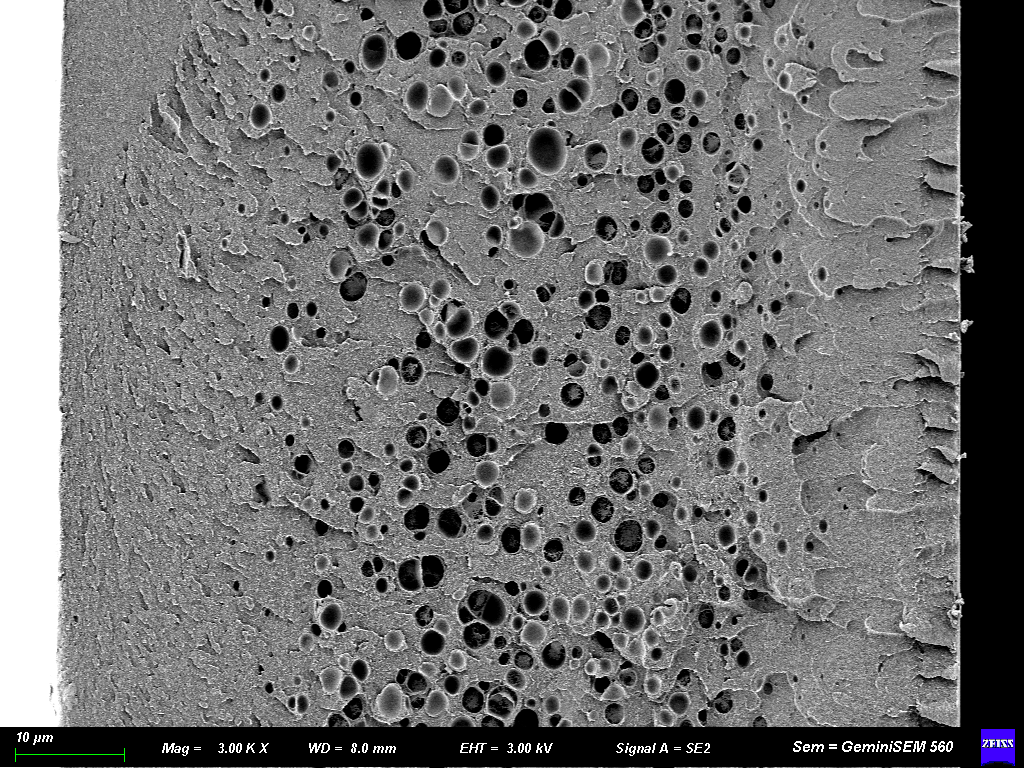
#> input picture data/sem/1 abajo/gcb8323.tif, 1024 x 768 px; its folder holds only this picture in this run
$ python -i telarana.py   (imports and definitions only)
#> lines starting #> are read from the running program, lines starting #| are printed output that depends on the picture; after the words box and inside, x2 and y2 are one past the last pixel; in counts of white or black regions, pixels touching at a corner belong together
### src/dosregimenes/feret.py
"""Distribución de tamaño de poro P(D) desde las SEM.  [Etapa 3]

Pipeline (probado en la fase de factibilidad, ver notas/log.md):
  1. tamaño de píxel exacto desde la metadata Zeiss (tag TIFF 34118), NO la barra quemada.
  2. recorte del banner inferior (~60 px) y de bordes casi constantes.
  3. segmentación de poros (oscuro): Otsu + filtro de tamaño.
  4. diámetro de Feret por poro (regionprops).

Validación (check 3.1): media de P(D) ≈ 1.6 µm (muestras 1–3), ≈ 0.1 µm (muestra 4),
dentro de ±10 % de los valores del informe.
Validación (check 3.2): px del tag vs. barra de escala medida, < 2 %.

Muestra 4: red bicontinua nanométrica -> "diámetro de poro" es una longitud característica
de la malla; se caracteriza aparte (ancho de ligamento / superficie específica).

TODO Etapa 3: conjunto de anotación manual (5 imágenes, 2 anotadores) para calibrar el
umbral y cuantificar el sesgo (Bland-Altman).
"""
from __future__ import annotations

import re
from pathlib import Path

import numpy as np
from PIL import Image

BANNER_PX = 60

# --- perillas libres de la segmentación -------------------------------------
# Estos cuatro valores NO salen de ninguna medición: se eligieron a ojo en la fase de
# factibilidad. El diámetro medido depende de ellos, así que hasta que el conjunto de
# anotación manual los calibre (Etapa 3), todo D que salga de acá es "D dado este umbral".
FACTOR_OTSU = 0.92        # multiplica el umbral de Otsu: <1 agranda los poros
CLIP_LIMIT = 0.02         # realce de contraste local (CLAHE)
SIGMA_SUAVIZADO = 1.0     # px, gaussiana previa al umbralado
D_MIN_UM_DEFECTO = 0.15   # µm, poros más chicos se descartan como ruido


def pixel_size_m(path: str | Path) -> float | None:
    """Tamaño de píxel en metros, del tag Zeiss 34118 (primer float)."""
    im = Image.open(path)
    raw = getattr(im, "tag_v2", {}).get(34118) or getattr(im, "tag_v2", {}).get(34119)
    if isinstance(raw, str):
        nums = re.findall(r"[-+]?\d\.\d{6}e[-+]\d{2}", raw)
        if nums:
            return float(nums[0])
    return None


def bloque_banner(a: np.ndarray) -> tuple[int, int]:
    """Filas [y0, y1) que ocupa el banner Zeiss: el bloque contiguo de filas oscuras al pie.

    Más preciso que restar BANNER_PX fijo: en estas imágenes el banner ocupa 41 px, no 60,
    y el recorte fijo tiraba 19 filas de imagen útil.

    Dos trampas, las dos encontradas a los golpes:
      - la ÚLTIMA fila del archivo es clara (borde), así que no sirve recorrer desde abajo
        parando en la primera fila no oscura: hay que buscar el bloque oscuro más largo;
      - y por lo mismo el bloque tiene que devolver también su FIN, porque si se recorta
        `a[y0:]` esa fila clara vuelve a entrar y arruina la medición de la barra.
    """
    h = a.shape[0]
    ini = max(0, h - 90)
    oscura = np.median(a[ini:], axis=1) < 0.25
    mejor, blk = (0, h - BANNER_PX, h), None
    for i, v in enumerate(oscura):
        if v and blk is None:
            blk = i
        elif not v and blk is not None:
            if i - blk > mejor[0]:
                mejor = (i - blk, ini + blk, ini + i)
            blk = None
    if blk is not None and len(oscura) - blk > mejor[0]:
        mejor = (len(oscura) - blk, ini + blk, h)
    return (mejor[1], mejor[2]) if mejor[0] > 10 else (h - BANNER_PX, h)


def detectar_banner(a: np.ndarray) -> int:
    """Fila donde empieza el banner Zeiss."""
    return bloque_banner(a)[0]


# [18 lines left out: function medir_barra_escala, not called in this run]


def cargar_gris(path: str | Path, recortar_banner: bool = True) -> np.ndarray:
    """Imagen en gris [0,1], sin el banner Zeiss ni bordes casi constantes."""
    a = np.asarray(Image.open(path).convert("L"), float) / 255.0
    if recortar_banner:
        a = a[: detectar_banner(a)]
    cs, rs = a.std(0), a.std(1)
    x0 = int(np.argmax(cs > 0.02))
    x1 = a.shape[1] - int(np.argmax(cs[::-1] > 0.02))
    y0 = int(np.argmax(rs > 0.02))
    y1 = a.shape[0] - int(np.argmax(rs[::-1] > 0.02))
    return a[y0:y1, x0:x1]


# [87 lines left out: functions segmentar_poros, feret_poros, PD_de_imagen, run_mas_largo, extension_lamina, espesor_total_um, not called in this run]

### src/dosregimenes/telarana.py
"""Índice de "telaraña": estructura fina dentro de los poros grandes.  [Etapa 6]

Control de estructura interna (plan, Etapa 6, tarea 4). Portado de la prueba de factibilidad
del eslabón A (sesión del 2026-09-10; el script original quedó fuera del repo), con dos
cambios que se declaran:
  - el banner se detecta (`feret.cargar_gris`) en vez de recortar 60 px fijos;
  - API de scikit-image 0.26 (`max_size = min_size − 1`, ver `feret.segmentar_poros`).

Métrica, por imagen: largo de esqueleto de crestas claras finas (filtro de Sato con
σ = 20, 35, 55 y 80 nm) dentro del interior erosionado de los poros de diámetro equivalente
≥ 0.5 µm, dividido por el área de ese interior  →  µm⁻¹.

NO está calibrada contra anotación manual. Es un índice relativo entre muestras, útil sólo
para ordenarlas. Valores de la prueba de factibilidad (media de 6 imágenes a 20000×):
m1 3.26, m2 3.98, m3 5.24 µm⁻¹.
"""
from __future__ import annotations

import numpy as np

from . import DATA
from . import feret

D_MIN_UM = 0.5
IMAGENES = {
    1: ["gcb8286", "gcb8289", "gcb8292", "gcb8325", "gcb8328", "gcb8331"],
    2: ["gcb8295", "gcb8298", "gcb8301", "gcb8334", "gcb8337", "gcb8340"],
    3: ["gcb8304", "gcb8307", "gcb8310", "gcb8343", "gcb8346", "gcb8349"],
}
FACTIBILIDAD = {1: 3.26, 2: 3.98, 3: 5.24}


# [5 lines left out: function ruta, not called in this run]


def densidad(path) -> float:
#> called with path = '../../data/sem/1 abajo/gcb8323.tif'
    from scipy.ndimage import binary_erosion
    from skimage import exposure, filters
    from skimage.measure import label, regionprops
    from skimage.morphology import disk, remove_small_holes, remove_small_objects, skeletonize

    px = feret.pixel_size_m(path)
#> in pixel_size_m, im is the input picture: PIL image 1024x768 P; mean R, G, B 112.7, 112.6, 112.9
#> in pixel_size_m, `nums = re.findall(r"[-+]?\d\.\d{6}e[-+]\d{2}", raw)`: nums = 24 items, first 6: '9.179691e-08', '3.000000e+03', '3.000000e+03', '2.300000e+00', '2.808300e-10', '7.971113e-03'
#> px = 9.18e-08
    px_nm, px_um = px * 1e9, px * 1e6
#> px_nm = 91.8; px_um = 0.0918
    g = exposure.equalize_adapthist(feret.cargar_gris(path), clip_limit=0.02)
#> the loop in bloque_banner, `for i, v in enumerate(oscura):` made 90 passes
#> (v, blk) on pass 50: (True, 49)
#> in cargar_gris, `a = a[: detectar_banner(a)]`:
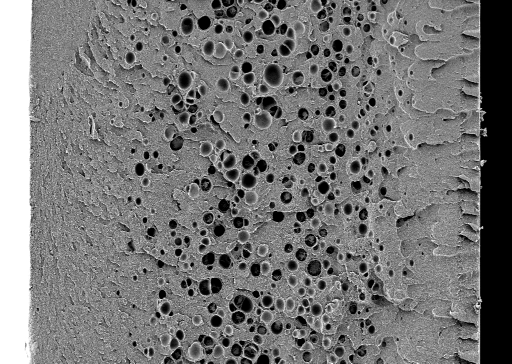
#> a: shape (727, 1024) float64 (shown at 1/2 size); min 0, max 1, mean 0.463
#> in cargar_gris, `cs, rs = a.std(0), a.std(1)`: cs = 1024 values, max 0.245 at index 493, min 0 at index 0, mean 0.155; rs = 727 values, max 0.265 at index 333, min 0.219 at index 78, mean 0.244
#> in cargar_gris, `x0 = int(np.argmax(cs > 0.02))`: x0 = 50
#> in cargar_gris, `x1 = a.shape[1] - int(np.argmax(cs[::-1] > 0.02))`: x1 = 975
#> in cargar_gris, `y0 = int(np.argmax(rs > 0.02))`: y0 = 0
#> in cargar_gris, `y1 = a.shape[0] - int(np.argmax(rs[::-1] > 0.02))`: y1 = 727
#> in cargar_gris, `return a[y0:y1, x0:x1]`:
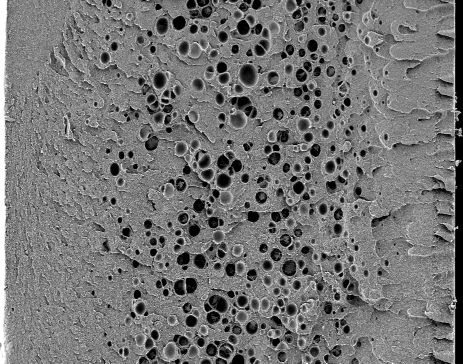
#> returned value: shape (727, 925) float64 (shown at 1/2 size); min 0, max 1, mean 0.458
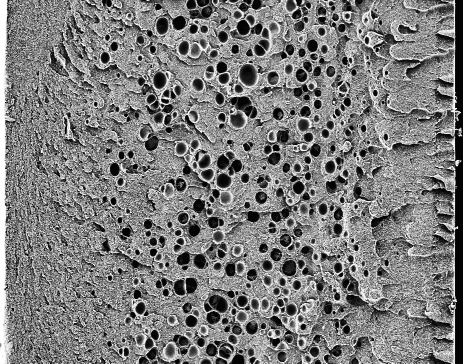
#> g: shape (727, 925) float64 (shown at 1/2 size); min 0, max 1, mean 0.492
    gs = filters.gaussian(g, 1.0)
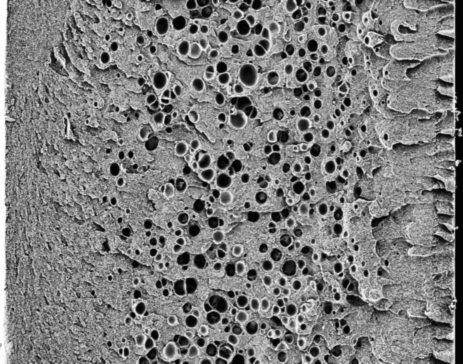
#> gs: shape (727, 925) float64 (shown at 1/2 size); min 0.00828, max 1, mean 0.492
    dark = gs < filters.threshold_otsu(gs) * 0.92
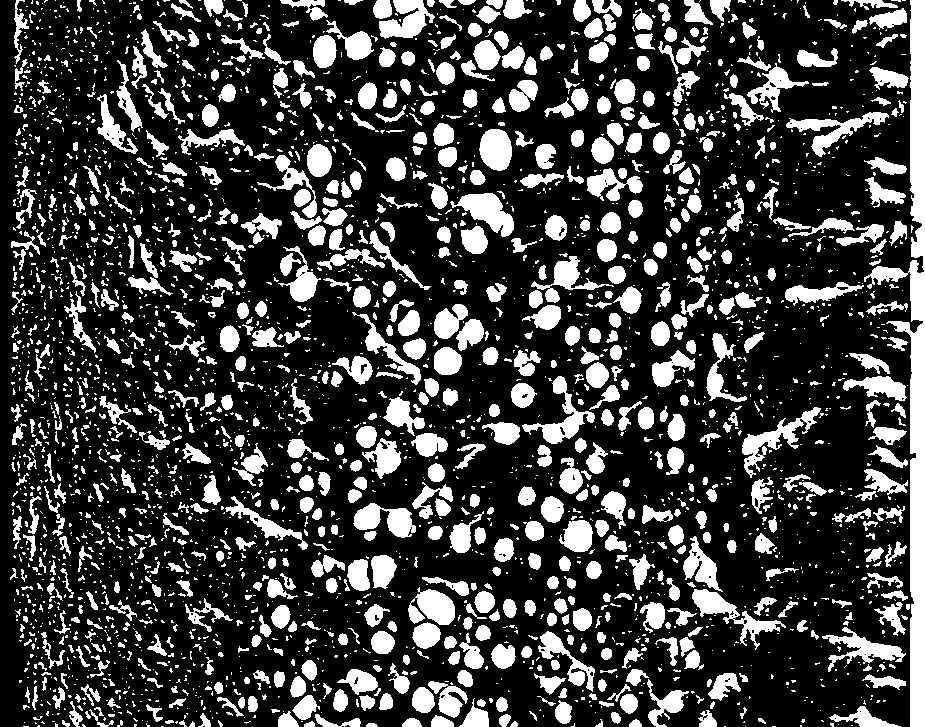
#> dark: shape (727, 925) bool; 24.9% white; 3395 white regions (2463 under 20 px), largest, box (x1, y1, x2, y2) and area: (864, 0, 925, 727) 10932, (742, 407, 821, 478) 1422, (692, 589, 786, 650) 1419
#> (the run stopped early here; a loop or call above may not have finished)

$ run again, on data/sem/1 abajo/gcb8324.tif
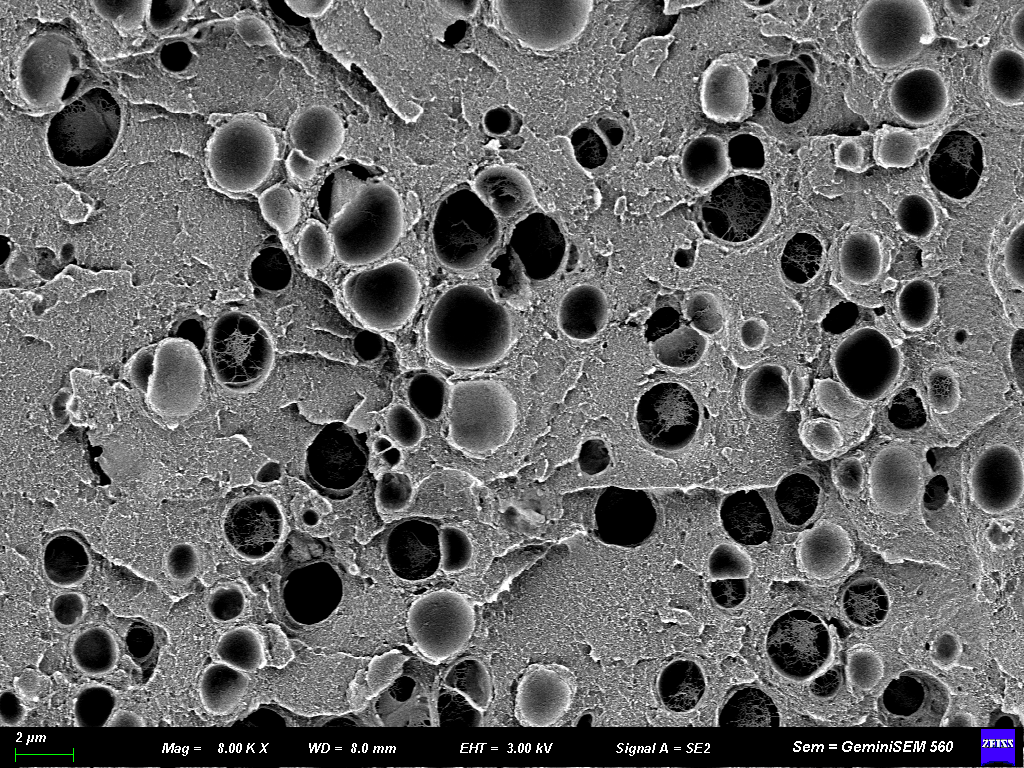
#> input picture data/sem/1 abajo/gcb8324.tif, 1024 x 768 px
#> in pixel_size_m, im is the input picture: PIL image 1024x768 P; mean R, G, B 101.7, 101.7, 101.9
#> nums = 24 items, first 6: '3.442384e-08', '8.000001e+03', '3.000000e+03', '2.300000e+00', '2.808300e-10', '7.971113e-03'
#> px = 3.44e-08
#> px_nm = 34.42; px_um = 0.0344
#> the loop in bloque_banner, `for i, v in enumerate(oscura):` made 90 passes
#> (v, blk) on pass 50: (True, 49)
#> in cargar_gris, `a = a[: detectar_banner(a)]`:
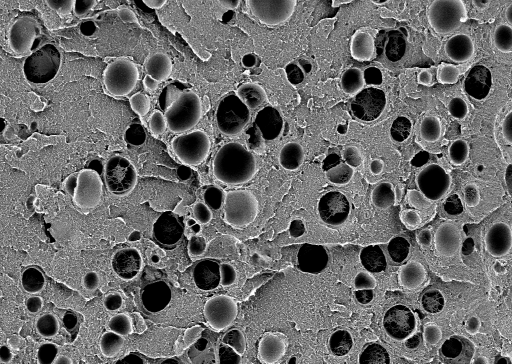
#> a: shape (727, 1024) float64 (shown at 1/2 size); min 0, max 1, mean 0.418
#> cs = 1024 values, max 0.269 at index 740, min 0.149 at index 22, mean 0.219; rs = 727 values, max 0.272 at index 487, min 0.175 at index 50, mean 0.222
#> x0 = 0
#> x1 = 1024
#> y0 = 0
#> y1 = 727
#> in densidad, `dark = gs < filters.threshold_otsu(gs) * 0.92`:
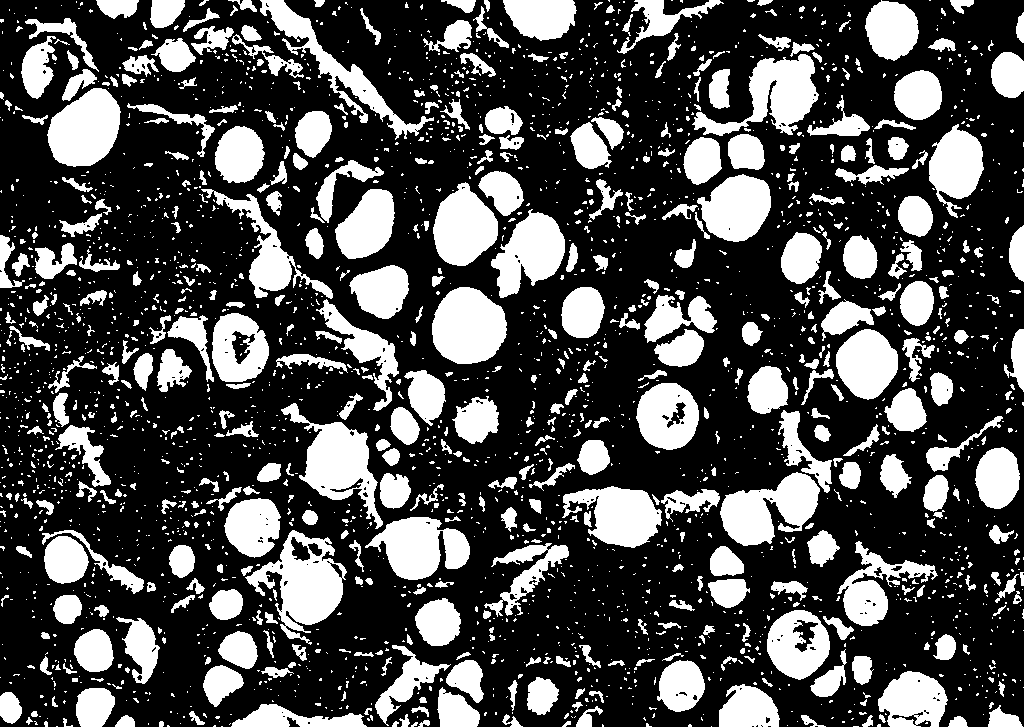
#> dark: shape (727, 1024) bool; 29.8% white; 2670 white regions (2114 under 20 px), largest, box (x1, y1, x2, y2) and area: (245, 530, 347, 645) 5061, (281, 403, 383, 529) 4622, (432, 287, 507, 364) 4460

$ run again, on data/sem/1 abajo/gcb8325.tif
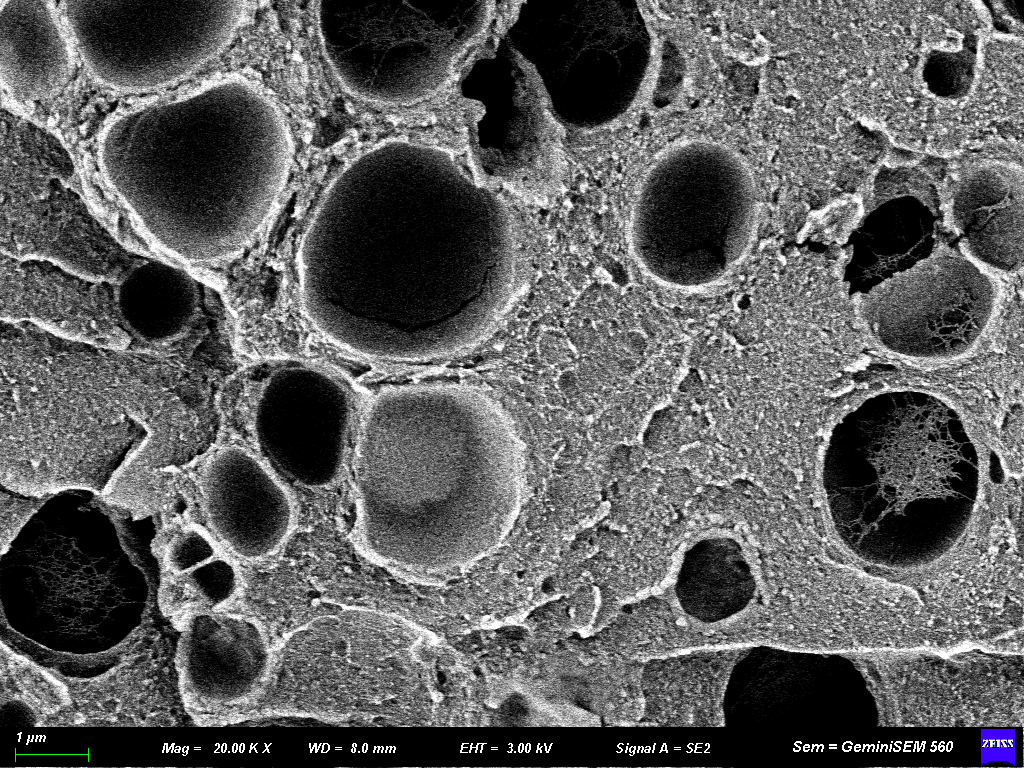
#> input picture data/sem/1 abajo/gcb8325.tif, 1024 x 768 px
#> in pixel_size_m, im is the input picture: PIL image 1024x768 P; mean R, G, B 93.5, 93.4, 93.7
#> nums = 24 items, first 6: '1.376954e-08', '2.000000e+04', '3.000000e+03', '2.300000e+00', '2.808300e-10', '7.971113e-03'
#> px = 1.38e-08
#> px_nm = 13.77; px_um = 0.0138
#> the loop in bloque_banner, `for i, v in enumerate(oscura):` made 90 passes
#> (v, blk) on pass 50: (True, 49)
#> in cargar_gris, `a = a[: detectar_banner(a)]`:
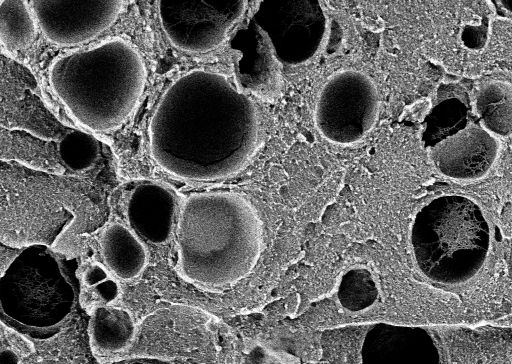
#> a: shape (727, 1024) float64 (shown at 1/2 size); min 0, max 1, mean 0.383
#> cs = 1024 values, max 0.309 at index 358, min 0.186 at index 1017, mean 0.252; rs = 727 values, max 0.303 at index 649, min 0.203 at index 361, mean 0.253
#> x0 = 0
#> x1 = 1024
#> y0 = 0
#> y1 = 727
#> in densidad, `dark = gs < filters.threshold_otsu(gs) * 0.92`:
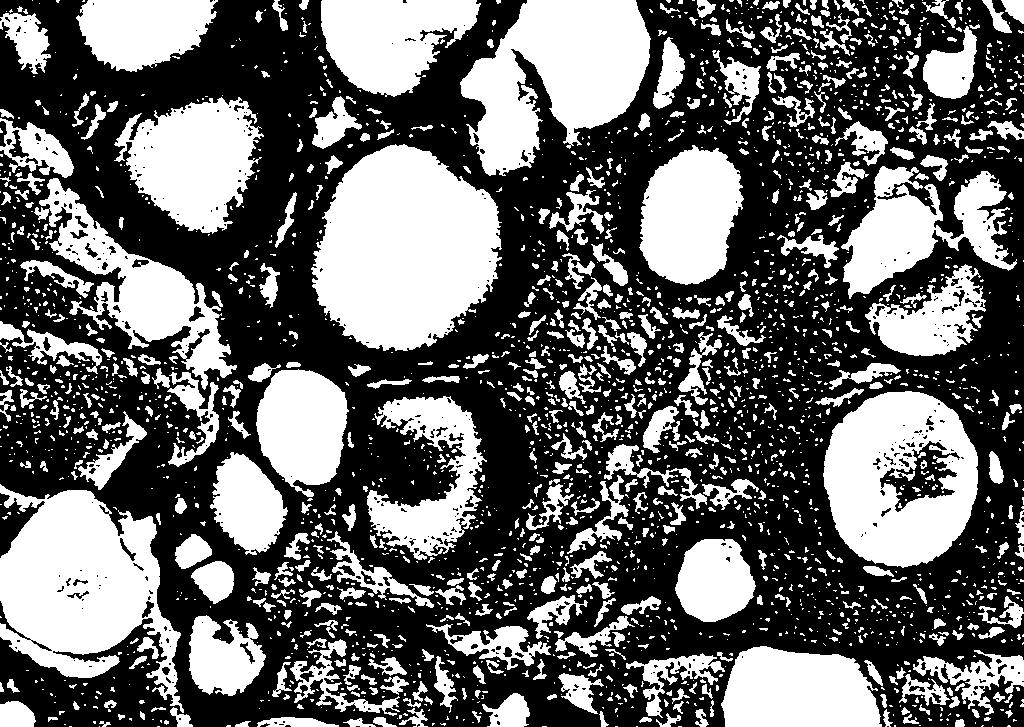
#> dark: shape (727, 1024) bool; 40.6% white; 2594 white regions (1873 under 20 px), largest, box (x1, y1, x2, y2) and area: (311, 144, 502, 351) 28679, (0, 484, 184, 713) 23366, (460, 0, 651, 176) 20354
